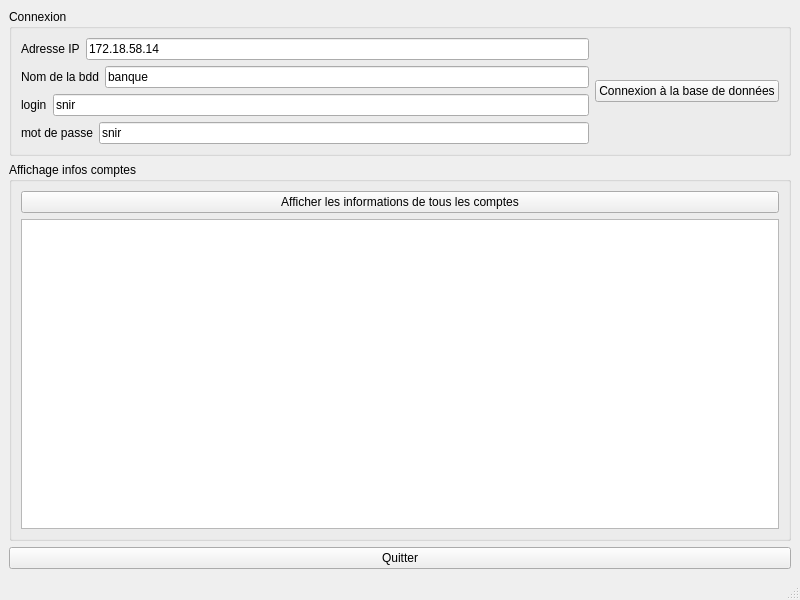
<?xml version="1.0" encoding="UTF-8"?>
<ui version="4.0">
 <class>BanqueMainWindow</class>
 <widget class="QMainWindow" name="BanqueMainWindow">
  <property name="geometry">
   <rect>
    <x>0</x>
    <y>0</y>
    <width>800</width>
    <height>600</height>
   </rect>
  </property>
  <property name="windowTitle">
   <string>BanqueMainWindow</string>
  </property>
  <widget class="QWidget" name="centralwidget">
   <layout class="QHBoxLayout" name="horizontalLayout_6">
    <item>
     <layout class="QVBoxLayout" name="verticalLayout_3">
      <item>
       <widget class="QGroupBox" name="groupBox">
        <property name="title">
         <string>Connexion</string>
        </property>
        <layout class="QHBoxLayout" name="horizontalLayout_5">
         <item>
          <layout class="QVBoxLayout" name="verticalLayout">
           <item>
            <layout class="QHBoxLayout" name="horizontalLayout">
             <item>
              <widget class="QLabel" name="label">
               <property name="text">
                <string>Adresse IP</string>
               </property>
              </widget>
             </item>
             <item>
              <widget class="QLineEdit" name="lineEditIP">
               <property name="text">
                <string>172.18.58.14</string>
               </property>
              </widget>
             </item>
            </layout>
           </item>
           <item>
            <layout class="QHBoxLayout" name="horizontalLayout_2">
             <item>
              <widget class="QLabel" name="label_2">
               <property name="text">
                <string>Nom de la bdd</string>
               </property>
              </widget>
             </item>
             <item>
              <widget class="QLineEdit" name="lineEditDB">
               <property name="text">
                <string>banque</string>
               </property>
              </widget>
             </item>
            </layout>
           </item>
           <item>
            <layout class="QHBoxLayout" name="horizontalLayout_3">
             <item>
              <widget class="QLabel" name="label_3">
               <property name="text">
                <string>login</string>
               </property>
              </widget>
             </item>
             <item>
              <widget class="QLineEdit" name="lineEditLogin">
               <property name="text">
                <string>snir</string>
               </property>
              </widget>
             </item>
            </layout>
           </item>
           <item>
            <layout class="QHBoxLayout" name="horizontalLayout_4">
             <item>
              <widget class="QLabel" name="label_4">
               <property name="text">
                <string>mot de passe</string>
               </property>
              </widget>
             </item>
             <item>
              <widget class="QLineEdit" name="lineEditMDP">
               <property name="text">
                <string>snir</string>
               </property>
              </widget>
             </item>
            </layout>
           </item>
          </layout>
         </item>
         <item>
          <widget class="QPushButton" name="pushButtonConnexion">
           <property name="text">
            <string>Connexion à la base de données</string>
           </property>
          </widget>
         </item>
        </layout>
       </widget>
      </item>
      <item>
       <widget class="QGroupBox" name="groupBox_2">
        <property name="title">
         <string>Affichage infos comptes</string>
        </property>
        <layout class="QVBoxLayout" name="verticalLayout_2">
         <item>
          <widget class="QPushButton" name="pushButton">
           <property name="text">
            <string>Afficher les informations de tous les comptes</string>
           </property>
          </widget>
         </item>
         <item>
          <widget class="QTableWidget" name="tableWidgetInfos"/>
         </item>
        </layout>
       </widget>
      </item>
      <item>
       <widget class="QPushButton" name="pushButton_2">
        <property name="text">
         <string>Quitter</string>
        </property>
       </widget>
      </item>
     </layout>
    </item>
   </layout>
  </widget>
  <widget class="QMenuBar" name="menubar">
   <property name="geometry">
    <rect>
     <x>0</x>
     <y>0</y>
     <width>800</width>
     <height>21</height>
    </rect>
   </property>
  </widget>
  <widget class="QStatusBar" name="statusbar"/>
 </widget>
 <resources/>
 <connections>
  <connection>
   <sender>pushButton_2</sender>
   <signal>clicked()</signal>
   <receiver>BanqueMainWindow</receiver>
   <slot>close()</slot>
   <hints>
    <hint type="sourcelabel">
     <x>319</x>
     <y>559</y>
    </hint>
    <hint type="destinationlabel">
     <x>65</x>
     <y>424</y>
    </hint>
   </hints>
  </connection>
 </connections>
</ui>
